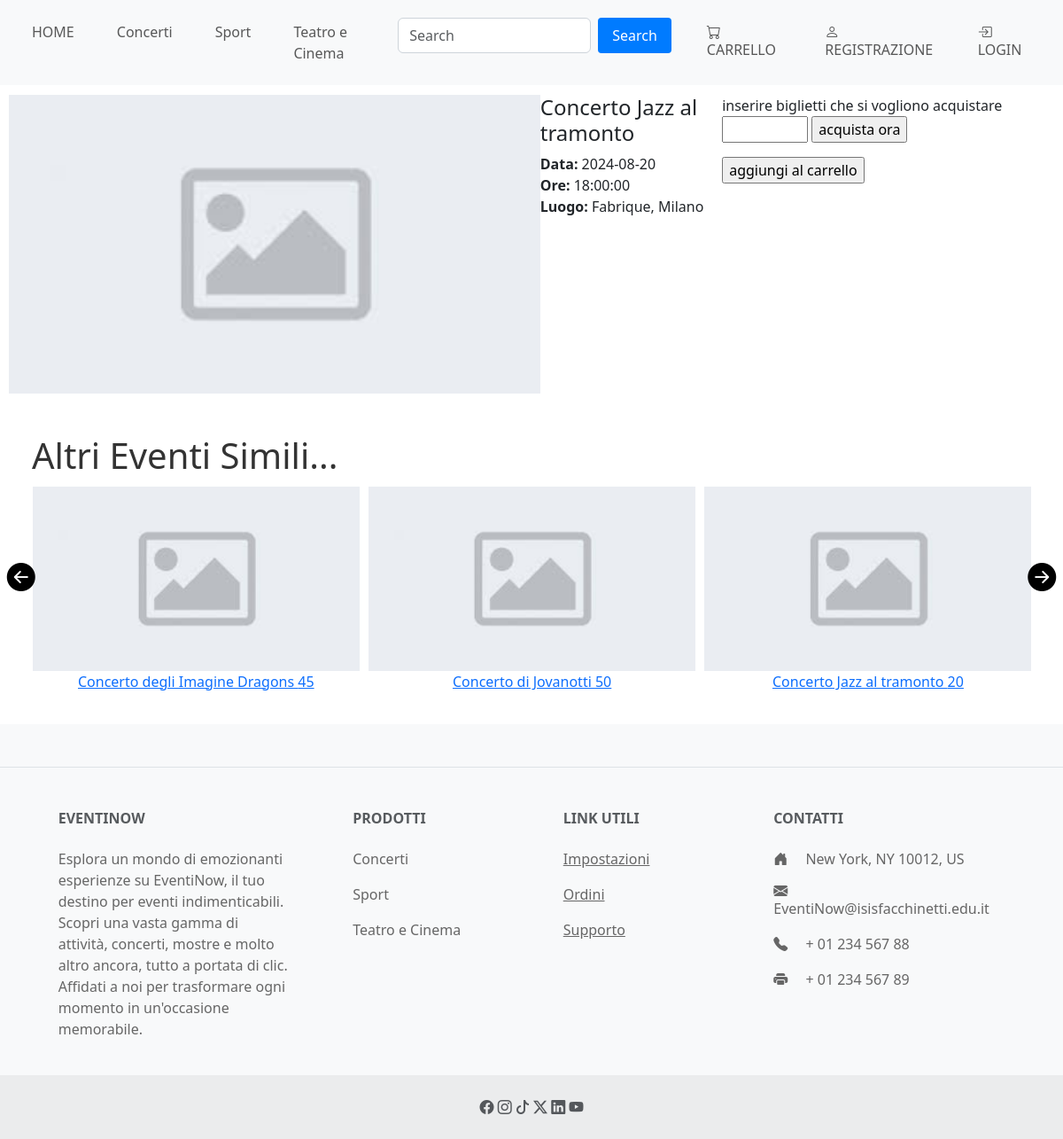
/prodotto.php?id=9, run on the app's committed database.
### tables this page shows
CREATE TABLE CategoriaEventi
(
    ID_Categoria          INTEGER UNSIGNED PRIMARY KEY AUTO_INCREMENT,
    Descrizione_Categoria VARCHAR(20) NOT NULL
);

CREATE TABLE Eventi
(
    ID_Evento                INT(11) UNSIGNED PRIMARY KEY AUTO_INCREMENT,
    Descrizione              VARCHAR(255) NOT NULL,
    Data                     DATETIME     NOT NULL,
    Prezzo                   DOUBLE       NOT NULL CHECK (Prezzo > 0),
    Numero_Posti             INTEGER      NOT NULL CHECK (Numero_Posti >= 0),
    Numero_Posti_Disponibili INTEGER      NOT NULL CHECK (Numero_Posti_Disponibili >= 0),
    Categoria                INTEGER UNSIGNED,
    Luogo                    INTEGER UNSIGNED,
    FOREIGN KEY (Categoria) REFERENCES CategoriaEventi (ID_Categoria)
        ON UPDATE CASCADE,
    FOREIGN KEY (Luogo) REFERENCES Luoghi (ID_Luogo)
        ON UPDATE CASCADE,
    CONSTRAINT check_posti_disponibili CHECK (Numero_Posti_Disponibili <= Numero_Posti)
);

CREATE TABLE Luoghi
(
    ID_Luogo INTEGER UNSIGNED PRIMARY KEY AUTO_INCREMENT,
    Città    VARCHAR(255) NOT NULL,
    Nome     VARCHAR(255) NOT NULL
);

### prodotto.php (the view)
<?php
    include_once "header.php";
    require "Database\DB_connection.php";
    if(!empty($_GET)){
?>
<div class="container-prodotto">
    <img src="images/default.jpg" width="600" height="337">
    <?php
    $query = "SELECT * FROM Eventi WHERE ID_Evento = " . $_GET["id"];
    $statement = $pdo -> query($query);
    if ($statement){
        $resultsEventi = $statement -> fetchAll();
    }
    $queryLuogo = "SELECT Città, Nome FROM Luoghi WHERE ID_Luogo = " . $resultsEventi[0]["Luogo"];
    $statement2 = $pdo -> query($queryLuogo);
    if ($statement2){
        $resultsLuogo = $statement2 -> fetchAll();
    }
    $queryCategoria = "SELECT * FROM CategoriaEventi JOIN Eventi ON CategoriaEventi.ID_Categoria = Eventi.Categoria WHERE ID_Categoria = " . $resultsEventi[0]["Categoria"];
    $statement3 = $pdo -> query($queryCategoria);
    if ($statement2){
        $resultsCategoria = $statement3 -> fetchAll();
    }
    ?>
    <div class="testo">
        <h4><?=$resultsEventi[0]["Descrizione"]?></h4>
        <b>Data: </b><?=explode(" ", $resultsEventi[0]["Data"])[0]?>
        <br>
        <b>Ore: </b><?=explode(" ", $resultsEventi[0]["Data"])[1]?>
        <br>
        <b>Luogo: </b><?=$resultsLuogo[0]["Nome"] . ", " . $resultsLuogo[0]["Città"]?>
    </div>
    <div>
        <form action="carrello.php" method="post">
            <label for="nPosti">inserire biglietti che si vogliono acquistare</label>
            <input id="nPosti" type="number" name="nPosti" max="<?=$resultsEventi[0]["Numero_Posti"] ?>" min="0">
            <input type="submit" value="acquista ora">
        </form>
        <form method="post">
            <input type="submit" value="aggiungi al carrello">
        </form>
    </div>
</div>
<div class="container-slider">
    <div class="category-header">
        <h1>Altri Eventi Simili...</h1>
    </div>
    <div class="owl-carousel owl-theme owl-loaded text-center">
        <div class="owl-stage-outer">
            <div class="owl-stage">
                <?php
                foreach ($resultsCategoria as $evento){
                    ?>
                    <div class="owl-item">
                        <img src="images\default.jpg">
                        <a href="prodotto.php?id=<?=$evento['ID_Evento']?>"><?= $evento['Descrizione'] . ' ' .  $evento['Prezzo']?></a>
                    </div>
                    <?php
                }
                ?>
            </div>
        </div>
    </div>
</div>
<?php
    }
    else{
        echo 'ERROR!';
    }
    include_once "footer.php";
?>

### header.php (shortened to what this page needs)
<?php
require_once "Database\DB_connection.php";
if (!empty($pdo)) {
    $query = "SELECT Descrizione_Categoria  FROM CategoriaEventi;";
    $statement = $pdo -> query($query);
    if (!$statement){
        echo "ERROR";
    }
    else{
        $categorie = $statement -> fetchAll();
    }
}
?>
<!DOCTYPE>
<html>
<head>
    <link href="https://cdn.jsdelivr.net/npm/bootstrap@5.3.0-alpha1/dist/css/bootstrap.min.css" rel="stylesheet">
    <link rel="stylesheet" href="https://cdn.jsdelivr.net/npm/bootstrap-icons@1.11.3/font/bootstrap-icons.min.css">
    <link rel="stylesheet" href="https://cdnjs.cloudflare.com/ajax/libs/OwlCarousel2/2.3.4/assets/owl.carousel.min.css" />
    <link rel="stylesheet" href="https://cdnjs.cloudflare.com/ajax/libs/OwlCarousel2/2.3.4/assets/owl.theme.default.min.css" />
    <link href="style.css" rel="stylesheet" type="text/css">
</head>
<body>
<nav class="navbar navbar-expand-lg navbar-light bg-light">
    <div class="container-fluid">
        <div class="collapse navbar-collapse" id="navbarSupportedContent">
            <ul class="navbar-nav me-auto mb-2 mb-lg-0">
                <li class="nav-item">
                    <a href="index.php" class="nav-link">HOME</a>
                </li>
                <?php
                foreach ($categorie as $row){
                    foreach ($row as $descrizione){
                        ?>
                        <li class="nav-item">
                            <a href="categoria.php?categoria=<?= $descrizione?>" class="nav-link"><?= $descrizione?></a>
                        </li>
                        <?php
                    }
                }
                ?>
            </ul>
            <ul class="navbar-nav ms-auto mb-2 mb-lg-0">
                <li class="nav-item">
                    <form class="d-flex" method="get" action="#">
                        <input class="form-control me-2" type="search" placeholder="Search">
                        <button class="btn btn-outline-primary" type="submit">Search</button>
                    </form>
                </li>
                <?php
                if(isset($_SESSION['user'])){
                    ?>
                    <li class="nav-item">
                        <a href="carrello.php" class="nav-link">
                            <i class="bi bi-cart"></i>
                            CARRELLO
                        </a>
                    </li>
                    <li class="nav-item">
                        <a href="account.php" class="nav-link">
                            <i class="bi bi-person-fill"></i>
                            ACCOUNT
                        </a>
                    </li>
                    <li class="nav-item">
                        <a href="logout.php" class="nav-link">
                            <i class="bi bi-box-arrow-in-left"></i>
                            LOGOUT
                        </a>
                    </li>
                    <?php
                }
                else{
                    ?>
                    <li class="nav-item">
                        <a href="carrello.php" class="nav-link">
                            <i class="bi bi-cart"></i>
                            CARRELLO
                        </a>
                    </li>
                    <li class="nav-item">
                        <a href="registration.php" class="nav-link">
                            <i class="bi bi-person"></i>
                            REGISTRAZIONE
                        </a>
                    </li>
                    <li class="nav-item">
                        <a href="login.php" class="nav-link">
                            <i class="bi bi-box-arrow-in-right"></i>
                            LOGIN
                        </a>
                    </li>
                    <?php
                }
                ?>
            </ul>
        </div>
    </div>
</nav>

### footer.php (shortened to what this page needs)
<?php
require_once "Database\DB_connection.php";
if (!empty($pdo)) {
    $query = "SELECT Descrizione_Categoria  FROM CategoriaEventi;";
    $statement = $pdo -> query($query);
    if (!$statement){
        echo "ERROR";
    }
    else{
        $categorie = $statement -> fetchAll();
    }
}
?>
<footer class="text-center text-lg-start bg-body-tertiary text-muted">
    <section class="d-flex justify-content-center justify-content-lg-between p-4 border-bottom">
    </section>
    <section class="">
        <div class="container text-center text-md-start mt-5">
            <div class="row mt-3">
                <div class="col-md-3 col-lg-4 col-xl-3 mx-auto mb-4">
                    <h6 class="text-uppercase fw-bold mb-4">
                        EventiNow
                    </h6>
                    <p>
                        Esplora un mondo di emozionanti esperienze su EventiNow, il tuo destino per eventi indimenticabili.<br>
                        Scopri una vasta gamma di attività, concerti, mostre e molto altro ancora, tutto a portata di clic.<br>
                        Affidati a noi per trasformare ogni momento in un'occasione memorabile.
                    </p>
                </div>
                <div class="col-md-2 col-lg-2 col-xl-2 mx-auto mb-4">
                    <h6 class="text-uppercase fw-bold mb-4">
                        Prodotti
                    </h6>
                    <?php
                    foreach ($categorie as $row){
                        foreach ($row as $descrizione){
                            ?>
                            <p>
                                <a href="categoria.php?categoria=<?= $descrizione?>" class="nav-link"><?= $descrizione?></a>
                            </p>
                            <?php
                        }
                    }
                    ?>
                </div>
                <div class="col-md-3 col-lg-2 col-xl-2 mx-auto mb-4">
                    <h6 class="text-uppercase fw-bold mb-4">
                        Link utili
                    </h6>
                    <p>
                        <a href="#" class="text-reset">Impostazioni</a>
                    </p>
                    <p>
                        <a href="#" class="text-reset">Ordini</a>
                    </p>
                    <p>
                        <a href="help.php" class="text-reset">Supporto</a>
                    </p>
                </div>
                <div class="col-md-4 col-lg-3 col-xl-3 mx-auto mb-md-0 mb-4">
                    <h6 class="text-uppercase fw-bold mb-4">Contatti</h6>
                    <p><i class="bi bi-house-door-fill me-3"></i> New York, NY 10012, US</p>
                    <p>
                        <i class="bi bi-envelope-fill me-3"></i>
                        EventiNow@isisfacchinetti.edu.it
                    </p>
                    <p><i class="bi bi-telephone-fill me-3"></i> + 01 234 567 88</p>
                    <p><i class="bi bi-printer-fill me-3"></i> + 01 234 567 89</p>
                </div>
            </div>
        </div>
    </section>
    <div class="text-center p-4" style="background-color: rgba(0, 0, 0, 0.05);">
        <i class="bi bi-facebook"></i>
        <i class="bi bi-instagram"></i>
        <i class="bi bi-tiktok"></i>
        <i class="bi bi-twitter-x"></i>
        <i class="bi bi-linkedin"></i>
        <i class="bi bi-youtube"></i>
    </div>
</footer>
</body>
</html>

### style.css (style rules this page uses)
html, body { height: 100%; background-color: white; }
.navbar { background-color: white; border-bottom: 1px solid white; }
.navbar .nav-item { color: #343a40; padding: 0.5rem 1rem; }
.navbar .form-control { border-color: #ced4da; }
.text-center { text-align: center; }
.btn { display: inline-block; padding: 8px 16px; background-color: #007bff; color: #fff; text-decoration: none; border: none; border-radius: 4px; cursor: pointer; transition: background-color 0.3s; }
h1 { text-align: center; color: #333; }
p { color: #666; }
.container-slider { padding: 3%; }
.category-header { display: flex; justify-content: space-between; align-items: center; margin-bottom: 1%; }
.category-header h1 { margin: 0; }
.container-prodotto { padding: 10px; display: inline-flex; justify-content: left; }
.testo { max-width: 100%; max-height: 100%; padding-left: 6px; }

### data on the page
categoriaeventi: Descrizione_Categoria "Concerti"
categoriaeventi: Descrizione_Categoria "Sport"
categoriaeventi: Descrizione_Categoria "Teatro e Cinema"
eventi: Descrizione "Concerto Jazz al tramonto", Data "2024-08-20", Data "18:00:00", Prezzo "20"
luoghi: Nome "Fabrique", Città "Milano"
eventi: Descrizione "Concerto degli Imagine Dragons", Prezzo "45"
eventi: Descrizione "Concerto di Jovanotti", Prezzo "50"
